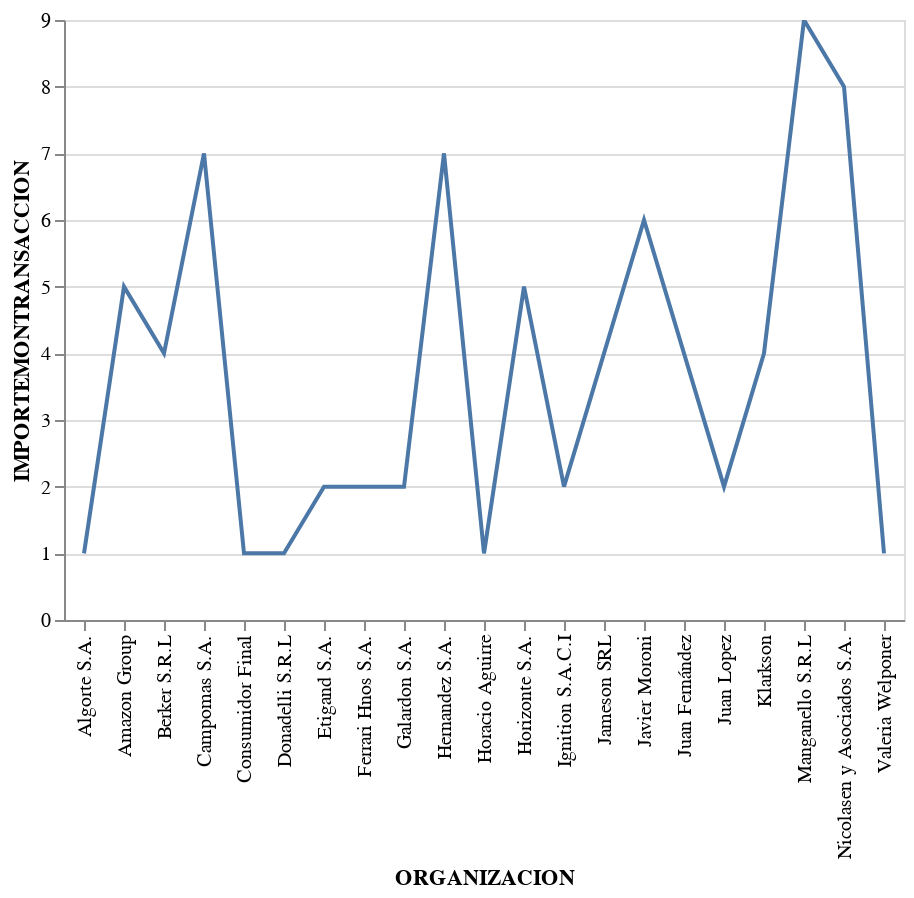

Notebook code cell kept with this figure:
### Code cell
alt.Chart(agrupacion_clientes).mark_line().encode(
  x="ORGANIZACION",
  y="IMPORTEMONTRANSACCION",).interactive()

### Figure 1 — Vega-Lite specification as saved in the notebook (floating-point values rounded to 4 significant figures)
{"config": {"view": {"continuousWidth": 400, "continuousHeight": 300}}, "data": {"name": "data-59eb41346c9ffea3a51976f9211190c8"}, "mark": "line", "encoding": {"x": {"field": "ORGANIZACION", "type": "nominal"}, "y": {"field": "IMPORTEMONTRANSACCION", "type": "quantitative"}}, "selection": {"selector001": {"type": "interval", "bind": "scales", "encodings": ["x", "y"]}}, "$schema": "https://vega.github.io/schema/vega-lite/v4.17.0.json", "datasets": {"data-59eb41346c9ffea3a51976f9211190c8": [{"ORGANIZACION": "Algorte S.A.", "DOCUMENTO": 1, "FECHA": 1, "TIPOFACTURA": 1, "PRODUCTO": 1, "CENTRODECOSTO": 0, "CANTIDAD": 1, "PRECIO": 1, "IMPORTEMONPRINCIPAL": 1, "IMPORTEMONTRANSACCION": 1, "MONEDA": 1}, {"ORGANIZACION": "Amazon Group", "DOCUMENTO": 5, "FECHA": 5, "TIPOFACTURA": 5, "PRODUCTO": 5, "CENTRODECOSTO": 2, "CANTIDAD": 5, "PRECIO": 5, "IMPORTEMONPRINCIPAL": 5, "IMPORTEMONTRANSACCION": 5, "MONEDA": 5}, {"ORGANIZACION": "Berker S.R.L", "DOCUMENTO": 4, "FECHA": 4, "TIPOFACTURA": 4, "PRODUCTO": 4, "CENTRODECOSTO": 0, "CANTIDAD": 4, "PRECIO": 4, "IMPORTEMONPRINCIPAL": 4, "IMPORTEMONTRANSACCION": 4, "MONEDA": 4}, {"ORGANIZACION": "Campomas S.A.", "DOCUMENTO": 7, "FECHA": 7, "TIPOFACTURA": 7, "PRODUCTO": 7, "CENTRODECOSTO": 1, "CANTIDAD": 7, "PRECIO": 7, "IMPORTEMONPRINCIPAL": 7, "IMPORTEMONTRANSACCION": 7, "MONEDA": 7}, {"ORGANIZACION": "Consumidor Final", "DOCUMENTO": 1, "FECHA": 1, "TIPOFACTURA": 1, "PRODUCTO": 1, "CENTRODECOSTO": 0, "CANTIDAD": 1, "PRECIO": 1, "IMPORTEMONPRINCIPAL": 1, "IMPORTEMONTRANSACCION": 1, "MONEDA": 1}, {"ORGANIZACION": "Donadelli S.R.L", "DOCUMENTO": 1, "FECHA": 1, "TIPOFACTURA": 1, "PRODUCTO": 1, "CENTRODECOSTO": 0, "CANTIDAD": 1, "PRECIO": 1, "IMPORTEMONPRINCIPAL": 1, "IMPORTEMONTRANSACCION": 1, "MONEDA": 1}, {"ORGANIZACION": "Etigand S.A.", "DOCUMENTO": 2, "FECHA": 2, "TIPOFACTURA": 2, "PRODUCTO": 2, "CENTRODECOSTO": 1, "CANTIDAD": 2, "PRECIO": 2, "IMPORTEMONPRINCIPAL": 2, "IMPORTEMONTRANSACCION": 2, "MONEDA": 2}, {"ORGANIZACION": "Ferrari Hnos S.A.", "DOCUMENTO": 2, "FECHA": 2, "TIPOFACTURA": 2, "PRODUCTO": 2, "CENTRODECOSTO": 0, "CANTIDAD": 2, "PRECIO": 2, "IMPORTEMONPRINCIPAL": 2, "IMPORTEMONTRANSACCION": 2, "MONEDA": 2}, {"ORGANIZACION": "Galardon S.A.", "DOCUMENTO": 2, "FECHA": 2, "TIPOFACTURA": 2, "PRODUCTO": 2, "CENTRODECOSTO": 1, "CANTIDAD": 2, "PRECIO": 2, "IMPORTEMONPRINCIPAL": 2, "IMPORTEMONTRANSACCION": 2, "MONEDA": 2}, {"ORGANIZACION": "Hernandez S.A.", "DOCUMENTO": 7, "FECHA": 7, "TIPOFACTURA": 7, "PRODUCTO": 7, "CENTRODECOSTO": 1, "CANTIDAD": 7, "PRECIO": 7, "IMPORTEMONPRINCIPAL": 7, "IMPORTEMONTRANSACCION": 7, "MONEDA": 7}, {"ORGANIZACION": "Horacio Aguirre", "DOCUMENTO": 1, "FECHA": 1, "TIPOFACTURA": 1, "PRODUCTO": 1, "CENTRODECOSTO": 1, "CANTIDAD": 1, "PRECIO": 1, "IMPORTEMONPRINCIPAL": 1, "IMPORTEMONTRANSACCION": 1, "MONEDA": 1}, {"ORGANIZACION": "Horizonte S.A.", "DOCUMENTO": 5, "FECHA": 5, "TIPOFACTURA": 5, "PRODUCTO": 5, "CENTRODECOSTO": 3, "CANTIDAD": 5, "PRECIO": 5, "IMPORTEMONPRINCIPAL": 5, "IMPORTEMONTRANSACCION": 5, "MONEDA": 5}, {"ORGANIZACION": "Ignition S.A.C.I", "DOCUMENTO": 2, "FECHA": 2, "TIPOFACTURA": 2, "PRODUCTO": 2, "CENTRODECOSTO": 1, "CANTIDAD": 2, "PRECIO": 2, "IMPORTEMONPRINCIPAL": 2, "IMPORTEMONTRANSACCION": 2, "MONEDA": 2}, {"ORGANIZACION": "Jameson SRL", "DOCUMENTO": 4, "FECHA": 4, "TIPOFACTURA": 4, "PRODUCTO": 4, "CENTRODECOSTO": 0, "CANTIDAD": 4, "PRECIO": 4, "IMPORTEMONPRINCIPAL": 4, "IMPORTEMONTRANSACCION": 4, "MONEDA": 4}, {"ORGANIZACION": "Javier Moroni", "DOCUMENTO": 6, "FECHA": 6, "TIPOFACTURA": 6, "PRODUCTO": 6, "CENTRODECOSTO": 1, "CANTIDAD": 6, "PRECIO": 6, "IMPORTEMONPRINCIPAL": 6, "IMPORTEMONTRANSACCION": 6, "MONEDA": 6}, {"ORGANIZACION": "Juan Fernández", "DOCUMENTO": 4, "FECHA": 4, "TIPOFACTURA": 4, "PRODUCTO": 4, "CENTRODECOSTO": 1, "CANTIDAD": 4, "PRECIO": 4, "IMPORTEMONPRINCIPAL": 4, "IMPORTEMONTRANSACCION": 4, "MONEDA": 4}, {"ORGANIZACION": "Juan Lopez", "DOCUMENTO": 2, "FECHA": 2, "TIPOFACTURA": 2, "PRODUCTO": 2, "CENTRODECOSTO": 0, "CANTIDAD": 2, "PRECIO": 2, "IMPORTEMONPRINCIPAL": 2, "IMPORTEMONTRANSACCION": 2, "MONEDA": 2}, {"ORGANIZACION": "Klarkson", "DOCUMENTO": 4, "FECHA": 4, "TIPOFACTURA": 4, "PRODUCTO": 4, "CENTRODECOSTO": 1, "CANTIDAD": 4, "PRECIO": 4, "IMPORTEMONPRINCIPAL": 4, "IMPORTEMONTRANSACCION": 4, "MONEDA": 4}, {"ORGANIZACION": "Manganello S.R.L", "DOCUMENTO": 9, "FECHA": 9, "TIPOFACTURA": 9, "PRODUCTO": 9, "CENTRODECOSTO": 3, "CANTIDAD": 9, "PRECIO": 9, "IMPORTEMONPRINCIPAL": 9, "IMPORTEMONTRANSACCION": 9, "MONEDA": 9}, {"ORGANIZACION": "Nicolasen y Asociados S.A.", "DOCUMENTO": 8, "FECHA": 8, "TIPOFACTURA": 8, "PRODUCTO": 8, "CENTRODECOSTO": 2, "CANTIDAD": 8, "PRECIO": 8, "IMPORTEMONPRINCIPAL": 8, "IMPORTEMONTRANSACCION": 8, "MONEDA": 8}, {"ORGANIZACION": "Valeria Welponer", "DOCUMENTO": 1, "FECHA": 1, "TIPOFACTURA": 1, "PRODUCTO": 1, "CENTRODECOSTO": 0, "CANTIDAD": 1, "PRECIO": 1, "IMPORTEMONPRINCIPAL": 1, "IMPORTEMONTRANSACCION": 1, "MONEDA": 1}]}}
